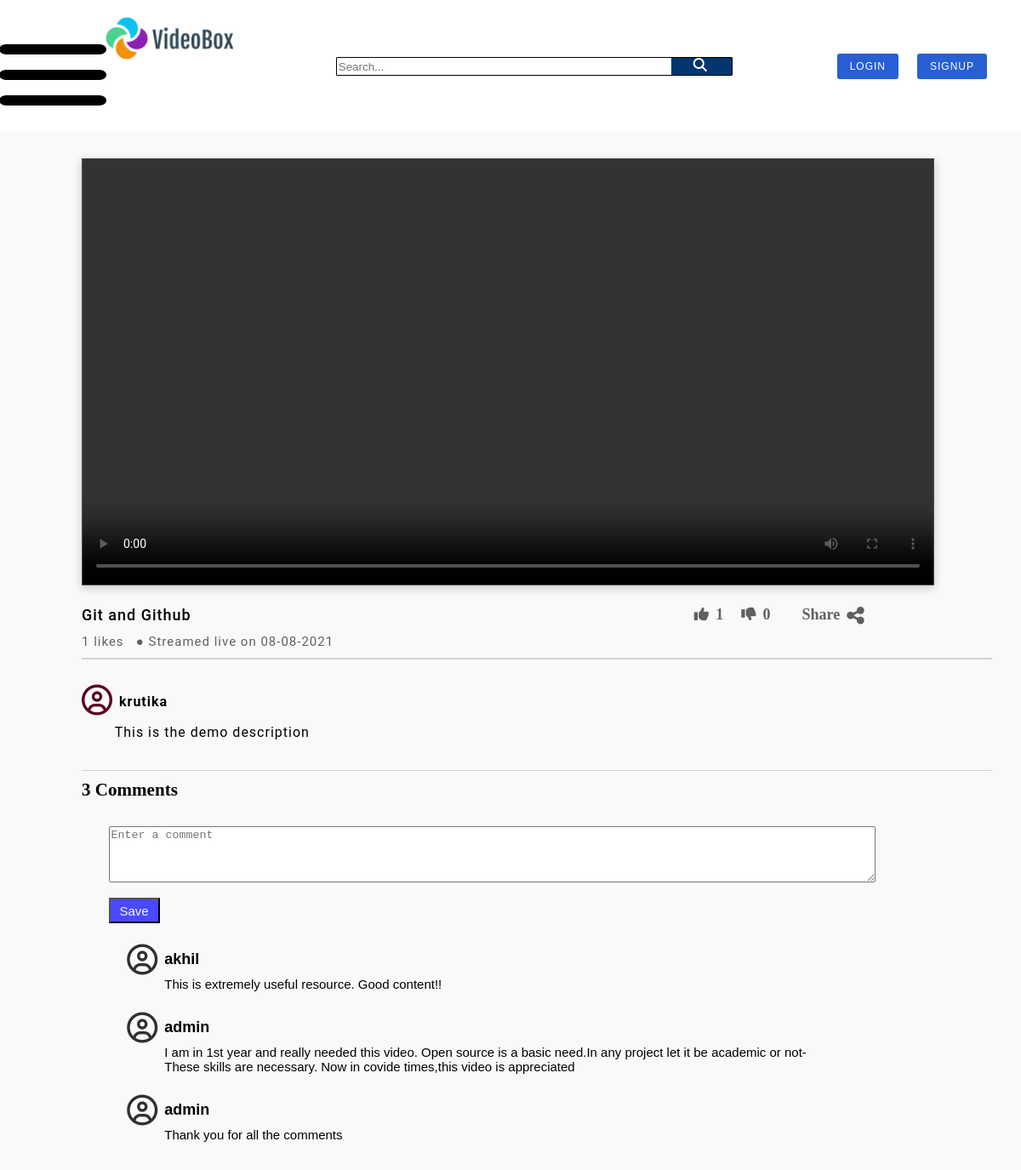
Page /view/2/ on the committed database.
### website/models.py (models this page shows, shortened)
class NewVideo(models.Model):
    user = models.ForeignKey(User,on_delete=models.CASCADE,default="")
    title = models.CharField(max_length=100,default="")
    description = TextField(max_length=1000,default="")
    likes = models.IntegerField(default=0)
    dislikes = models.IntegerField(default=0)
    date = models.CharField(default="",max_length=100)
    thumbnail = models.ImageField(upload_to='thumbnail_uploaded',default = None)
    video = models.FileField(upload_to='videos_uploaded',validators=[FileExtensionValidator(allowed_extensions=['MOV','avi','mp4','webm','mkv'])], default=None)
    def __str__(self):
        return self.title

class Comment(models.Model):
    user = models.ForeignKey(User,on_delete=models.CASCADE)
    text = models.TextField(max_length=1000)
    video = models.ForeignKey(NewVideo,on_delete=models.CASCADE,default=2)

### website/views.py (the view, shortened to what this page needs)
# urls.py: url(r'^view/(?P<pk>\d+)/$', views.video, name='ViewVideo'),
def video(request,pk):
    video = NewVideo.objects.get(pk=pk)
    print(video)
    comments=Comment.objects.filter(video = video)
    count = Comment.objects.filter(video = video).count()
    return render(request,'videoView.html',{'video':video,'comments':comments,'count':count})

### templates/videoView.html (shortened to what this page needs)
{% load static %}<!DOCTYPE html>
<html lang="en">
<head>
    <link rel="stylesheet" href="{% static 'css/homepage.css' %}">
    <link rel="stylesheet" href="{% static 'css/video.css' %}">
</head>
<body>
    <div class="header_section">
        <div class="left_section">
            <i class="fa fa-bars hamburger fa-6x" style="transform: scale(1.5,1);" aria-hidden="true"></i>
            <a href="{% url 'homepage' %}"><img class="logo-styles" src="{% static 'images/logo.png' %}" alt="VideoBox"></a>
        </div>
        <form action="{% url 'Search' %}" method="get" class="search_section">
            <input name="q" type="text" placeholder="Search...">
            <i class="fa fa-search" aria-hidden="true"></i>
        </form>
        {% if user.is_authenticated %}
        <div class="account_section">
            <a href = '/upload'><i class="fa fa-video-camera" aria-hidden="true" style="margin: 10px;"></i></a>
            <h4 style="margin: 6px;font-size: 18px;font-family: sans-serif;letter-spacing: 0.5px;">{{user.username}}</h4>
            <i class="fa fa-caret-down" aria-hidden="true"></i>
        </div>
        {% else %}
        <div class="account_section">
            <a href="{% url 'account_login' %}"><button class="AuthButton" >
               Login
           </button> </a>
           <a href="{% url 'account_signup' %}"><button class="AuthButton">
               SignUp
           </button></a>
        </div>
        {% endif %}
    </div>
    <div class="TheMainVideoSection">
        <div class="videos">
            <video  width="1000" height="500" controls>
                <source src={{video.video.url}} type="video/mp4">
            </video>
            <div class="Video_section">
                <div class="First_line">
                    <h4>{{ video.title }}</h4>
                    <div class="LikeUnlike">
                        <form method="POST">
                        <button class="ldbutton" name="Like">
                        <i class="fa fa-thumbs-up" aria-hidden="true" id="IconResize"></i>
                      </button>
                    </form>
                    <h4 class="LikeCount"> {{ video.likes }} </h4>
                    <form method="POST">
                    <button class="ldbutton" name="Dislike">
                        <i class="fa fa-thumbs-down" aria-hidden="true" id="IconResize"></i>
                    </button>
                    </form>
                    <h4 class="LikeCount">{{ video.dislikes }}</h4>
                    </div>
                    <div class="Share_feature">
                        <h4>Share</h4>
                        <i class="fa fa-share-alt" aria-hidden="true" id="IconResize"></i>
                    </div>
                </div>
                <p>{{ video.likes }} likes  &nbsp; ● Streamed live on {{ video.date }}</p>
                <div class="Next_ROW" style="height: 1.5px;width:1070px;"></div>
                <div class="ProfileSection">
                    <div class="ProfileAccount">
                        <i class="fa fa-user-circle-o" aria-hidden="true"></i>
                        <h4>{{video.user}}</h4>
                    </div>
                    <p>{{ video.description }}</p>
                </div>
                <div class="Next_ROW" style="height: 1.5px;width:1070px;"></div>
                <h3> {{count}} Comments</h3>
                <div class="MyComment">
                <form method="POST">
                    <textarea rows="4" cols="110" placeholder="Enter a comment" name="Addcomment"></textarea>
                    <button class="Comment_button" type="submit">Save</button>
                </form>
                    <div class="OthersComment">
                        {% for comment in comments %}
                        <div class="SingleComment">
                            <div class="AlignCommentItem" style="display: flex;">
                                <i class="fa fa-user-circle-o" aria-hidden="true"></i>
                                <div class="NameText">
                                    <h4>{{comment.user}}</h4>
                                    <p>{{comment.text}}</p>
                                </div>
                            </div>
                        </div>
                        {% endfor %}
                </div>
            </div>
        </div>
    </div>
</body>
</html>

### static/css/homepage.css (style rules this page uses)
* { margin: 0; }
a { text-decoration: none; outline: none; color :inherit; }
.header_section { display: flex; align-items: center; justify-content:space-between; padding: 20px; position: sticky; top:0; z-index: 100; background-color: white; }
.logo-styles { height: 50px; object-fit: contain; margin-left:20px; }
.account_section { display: flex; align-items:center; }
.search_section { display: flex; align-items:center; justify-content:center; width:40%; border: 1px solid black; border-radius:1px; padding: 0px; padding-top: 0px; padding-left: 0px; padding-bottom: 0px; }
.search_section > input { flex: 1; border: none; justify-content: center; }
.search_section > i { width:50px; background-color: rgb(3, 53, 110); border-left: 1px solid rgb(3, 53, 110); padding-bottom: 4.0px; }
.fa-search { padding-left: 20px; padding-top: 0px; padding-bottom: 0px; }
.fa-search:before { padding-left: 10%; content: "\f002"; color :white; margin-top: 10px; }
.left_section { display: flex; justify-content:center; position: sticky; background-color: white; }
.hamburger { padding-top: 20px; }
.Next_ROW { height:1px; border:0; background-color:lightgray; margin-top: 10px; margin-bottom: 10px; }
.AuthButton { padding: 8px 15px; border: none; color: #fff; font-size: 12px; cursor: pointer; text-transform: uppercase; letter-spacing: 1px; border: 2px solid #fff; border-radius: 5px; background: #285fd4; -webkit-transition: 0.5s all; -moz-transition: 0.5s all; -o-transition: 0.5s all; -ms-transition: 0.5s all; transition: 0.5s all; margin-right: 1.5em; font-weight:400; }

### static/css/video.css (style rules this page uses)
.TheMainVideoSection { background-color : #f9f9f9; display:block; }
.videos >video { margin-left: 8%; margin-top: 30px; border: 1px solid rgb(82, 80, 80); box-shadow: 0 3px 10px rgb(0 0 0 / 0.2); }
.Video_section { margin-top :20px; font-size :18px; margin-left: 8%; }
.Video_section > p { font-family: Roboto,Arial,sans-serif; margin-top: 10px; font-size: 15px; font-weight:400 !important; color :#606060; letter-spacing:1px; }
.First_line >h4 { font-weight: 500 !important; letter-spacing: 1px; font-family: Roboto,Arial,sans-serif; }
.First_line { display : flex; }
.LikeUnlike { display : flex; margin-left:53%; margin-right:2%; color :#606060; }
.Share_feature { display:flex; color :#606060; }
.Share_feature h4 { margin-right: 8px; font-size: 1em; }
#IconResize { font-size: 1.3em; }
.LikeCount { margin-left: 2px; margin-right:15px }
.ProfileSection { margin-top:30px; }
.ProfileAccount { display : flex; }
.ProfileAccount >i { font-size:2em; color :rgb(90, 3, 32); margin-right: 8px; }
.ProfileAccount >h4 { margin-top: 10px; font-weight:bolder; font-size:16px; letter-spacing: 1px; font-family: Roboto,Arial,sans-serif; }
.ProfileSection p { margin-top:10px; margin-bottom: 35px; letter-spacing: 1px; font-size: 16px; font-family: Roboto,Arial,sans-serif; width :800px; margin-left: 3.5%; align-items: center; text-align:left; }
.MyComment { display:table-caption; font-family: sans-serif; margin-left: 3.5%; margin-top: 30px; }
.Comment_button { height:30px; margin-top:13px; justify-self: end; width:60px; font-size: 15px; color :#f9f9f9; background-color:rgb(73, 73, 255); cursor : pointer; }
.OthersComment { display: block; margin-top:15px; padding-top: 10px; padding-bottom: 8px; margin-left: 2.5%; }
.SingleComment { margin-bottom: 25px; }
.NameText { width : 800px; }
.NameText >h4 { font-size:18px; font-weight:bold; margin-bottom: 5px; margin-top: 7px; }
.NameText >p { font-size:15px; margin-top: 10px; }
.AlignCommentItem >i { font-size:2em; color :rgb(49, 48, 49); margin-right: 8px; }
.ldbutton { color :inherit; background-color:inherit; border: none; cursor: pointer; }

### rows in the picture
NewVideo: title "Git and Github", likes "1", dislikes "0", date "08-08-2021", user "krutika", description "This is the demo description"
Comment: user "akhil", text "This is extremely useful resource. Good content!!"
Comment: user "admin", text "I am in 1st year and really needed this video. Open source is a basic need.In any project let it be academic or not- These skills are necessary. Now in covide times,this video is appreciated"
Comment: user "admin", text "Thank you for all the comments"

### other values in the picture
{{ count }} "3"
